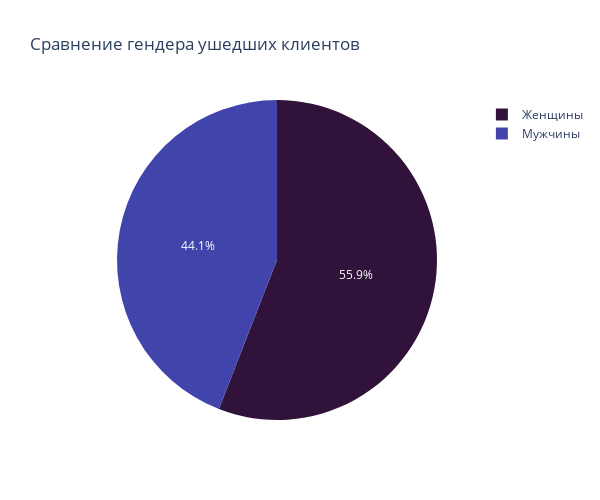

The notebook cell saved with this chart:
### Markdown cell above
# **Задание 9.6** #

Кто чаще уходит, мужчины или женщины? Постройте график, который иллюстрирует это.

### Code cell
# Так как надо произвести сравнение ушедших клиентов, то создаем DF содержащий только ушедших клиентов
exited_df = churn_data[churn_data['Exited'] == 1]

# Задаем осям понятные названия
exited_df['Пол клиентов'] = exited_df['Gender'].apply(lambda x: 'Мужчины' if x == 'Male' else 'Женщины')

pie = px.pie(exited_df, 
             values=exited_df['Gender'].value_counts(), 
             names=['Женщины', 'Мужчины'],
             title='Сравнение гендера ушедших клиентов',
             color_discrete_sequence=px.colors.sequential.Turbo,
             height=500,
             width=600
             )
pie.show()

### Figure 1 — Plotly figure (JSON) as saved in the notebook; plotly's stock layout.template omitted (floating-point values rounded to 4 significant figures)
{"data": [{"domain": {"x": [0, 1], "y": [0, 1]}, "hovertemplate": "label=%{label}<br>value=%{value}<extra></extra>", "labels": ["Женщины", "Мужчины"], "legendgroup": "", "name": "", "showlegend": true, "type": "pie", "values": [1139, 898]}], "layout": {"height": 500, "legend": {"tracegroupgap": 0}, "piecolorway": ["#30123b", "#4145ab", "#4675ed", "#39a2fc", "#1bcfd4", "#24eca6", "#61fc6c", "#a4fc3b", "#d1e834", "#f3c63a", "#fe9b2d", "#f36315", "#d93806", "#b11901", "#7a0402"], "title": {"text": "Сравнение гендера ушедших клиентов"}, "width": 600}}
